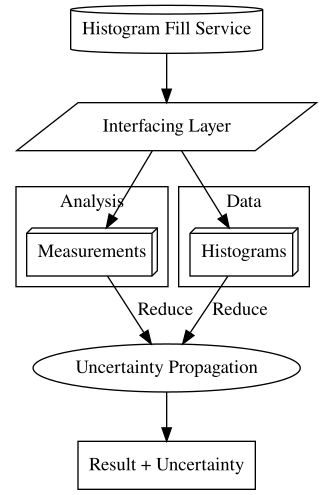

Recreate this plot in Python.
import pygraphviz as pgv

G = pgv.AGraph(strict=False, directed=True)

G.add_node('Histogram Fill Service', shape='cylinder')
G.add_node('Interfacing Layer', shape='parallelogram')
G.add_edge('Histogram Fill Service', 'Interfacing Layer')

G.add_node('Measurements', shape='box3d')
G.add_edge('Interfacing Layer', 'Measurements')

G.add_node('Histograms', shape='box3d')
G.add_edge('Interfacing Layer', 'Histograms')
#--------

G.add_subgraph(['Measurements'], label='Analysis', name='cluster_Analysis')
G.add_subgraph(['Histograms'], label='Data', name='cluster_data')


#-------------------------

G.add_node('Uncertainty Propagation')
G.add_edge('Measurements', 'Uncertainty Propagation', label=' Reduce')
G.add_edge('Histograms', 'Uncertainty Propagation', label=' Reduce')
#--------------------------

G.add_node('Result + Uncertainty', shape='box')
G.add_edge('Uncertainty Propagation', 'Result + Uncertainty')

G.layout(prog='dot')
G.draw('analysis_flowchart_distributed.svg', prog='dot')
